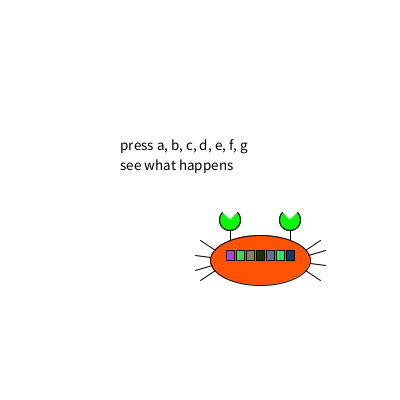
Frame 1 (no input)
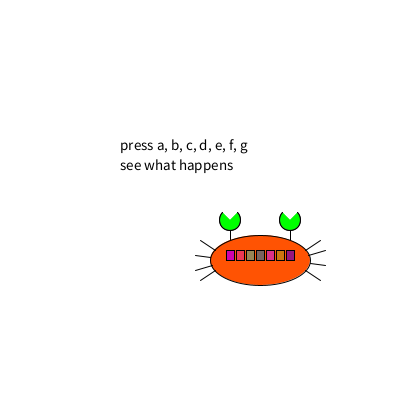
Frame 60 (the mouse pressed at the canvas centre just before this capture)
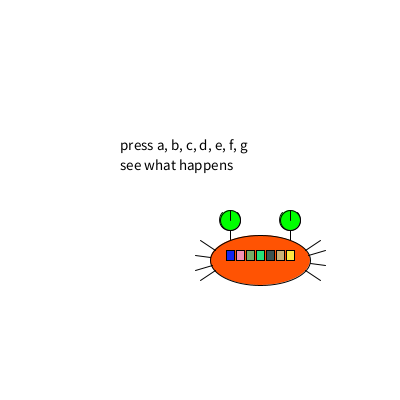
Frame 120 (the mouse held since frame 60 and released just before this capture)

The Processing sketch that drew these frames (run headless with seeded random() and noise(); from frame 60 on, the mouse is pressed at the canvas centre):

// Processing sketch: processing_40805
// ── processing_40805.pde

float x = 60;
float y = 60;
float w = 50;
float h = 50;
float rad = 20; 
float eyeSpace = 30;
float eyeLine = 40;
float teethx= x-30;
//boolean button = false;
String text1 = "press a, b, c, d, e, f, g";
String text2 = "see what happens";
int state = 0;
float speedx = 200;
float speedy = 200;
float dir = 0;

void setup() {
  size(400, 400);
  background(255);
  smooth();
  //drawCrab(-PI, 60, 100);
}

void draw() {
  stroke(1);
  background(255);
  ellipseMode(CENTER);
  rectMode(CENTER);
  moveCrab();
  pressCrab();
  switchCrab();
}

void moveCrab(){
  //move

   drawCrab(dir, speedx, speedy);
   if(keyPressed){
     
     if(key == CODED){
       if(keyCode == RIGHT){
         if((speedx<=width) && (speedx >=0 )){ 
           speedx = speedx + 3; 
           if (speedx > width) {
             dir = -PI/2;
             speedx = width-x;
             //speedy = speedy+y+10;
             


             //state == 1;
             //drawCrab(-PI/2, speedx, speedy);
              }
           }  
         } else if(keyCode == DOWN){
             if((speedy <= height) && (speedy >= 100)){
               speedy = speedy + 3;
               if(speedy > height){
                 speedy = height;
                 dir = 0;


               }
             }
       } else if(keyCode == LEFT){
         if((speedx <= width) && (speedx > 0)){
            speedx = speedx - 3;
            if (speedx < 0) {
              speedx = 0;
              dir = PI/2;
 
 
            }
          }  
       } else if(keyCode == UP){
         println("up");
           if((speedy <= height) && speedy >= 100){
               speedy = speedy - 3;
               if(speedy < 100){
                 speedy = 100;
                 dir = -PI;
               }
             }
           }
       }
     }
   }
 

  /*if (state == 0){
    drawCrab(-PI, speed, 100);
    speed = speed + 3;
    if(speed > width){
      speed = 110;
      state = 1;
    } 
  }
  
  else if(state == 1){
    drawCrab(-PI/2, 300, speed);
    speed = speed + 3;
    if (speed > height - 60){
      speed = width-110;
      state = 2;
    }
  } else if(state == 2){
    drawCrab(0, speed, 300);
    speed = speed - 3;
    if(speed < 60){
      speed = height-110;
      state = 3;
    }
  } else if(state == 3){
    drawCrab(PI/2, 100, speed);
    speed = speed - 3;
    if(speed < 60){
      speed = 110;
      state = 0;
    }
  }*/


void drawCrab(float angle, float transX, float transY){
  //text
  fill(0);
  textSize(15);
  text(text1, 120, 150);
  text(text2, 120, 170);
  
  translate(transX, transY);
  rotate(angle);
  
  //eyeline
  line(x-eyeSpace, y, x-eyeSpace, y-eyeLine);
  line(x+eyeSpace, y, x+eyeSpace, y-eyeLine);
  
  //body
  fill(255, 83, 3);
  ellipse(x, y, 2*w, h);
  
  //eye
  fill(0, 255, 0);
  arc(x-eyeSpace, y-eyeLine, rad, rad, -PI/4, 5*PI/4);
  arc(x+eyeSpace, y-eyeLine, rad, rad, -PI/4, 5*PI/4);
  
  //legs
  line(x+45, y-10, x+60, y-20);
  line(x+48, y-5, x+65, y-10);
  line(x+50, y+3, x+65, y+5);
  line(x+45, y+10, x+60, y+20);
  
  line(x-45, y+10, x-60, y+20);
  line(x-48, y+5, x-65, y+10);
  line(x-50, y-3, x-65, y-5);
  line(x-45, y-10, x-60, y-20);
  
  for(float teethx= x-30; teethx <= x+(w-20) && teethx >= x-30; teethx += 10){
    float r = random(255);
    float g = random(255);
    float b = random(255);
    rectMode(CENTER);
    fill(r, g, b);
    rect(teethx, y-5, 8, 10);
  }
}

void pressCrab(){
   char [] smallk = {'a', 'b', 'c', 'd', 'e', 'f', 'g'};
   char [] bigk = {'A', 'B', 'C', 'D', 'E', 'F', 'G'};
   
   if(keyPressed){
     for(int i = 0; i<smallk.length; i++){
       if(key == smallk[i] || key == bigk[i]){
         fill(255, 0, 0);
         triangle(x-(30-i*10), y-10, x-(25-i*10), y, x-(35-i*10), y);
       } else {
         fill(255);
         rect(x-(30-i*10), y-5, 8, 10);
       }
     }
   }
}
 
boolean button = false; 
void switchCrab(){
  if(button){
    fill(0, 255, 0);
    ellipse(x-eyeSpace, y-eyeLine, rad, rad);
    line(x-eyeSpace, y-eyeLine, x-eyeSpace, y-eyeLine-rad/2);
    ellipse(x+eyeSpace, y-eyeLine, rad, rad);
    line(x+eyeSpace, y-eyeLine, x+eyeSpace, y-eyeLine-rad/2);
  } else {
    fill(0, 255, 0);
    arc(x-eyeSpace, y-eyeLine, rad, rad, -PI/4, 5*PI/4);
    arc(x+eyeSpace, y-eyeLine, rad, rad, -PI/4, 5*PI/4);
  }
}
   
   
void mousePressed(){
  button = !button;
 } 
